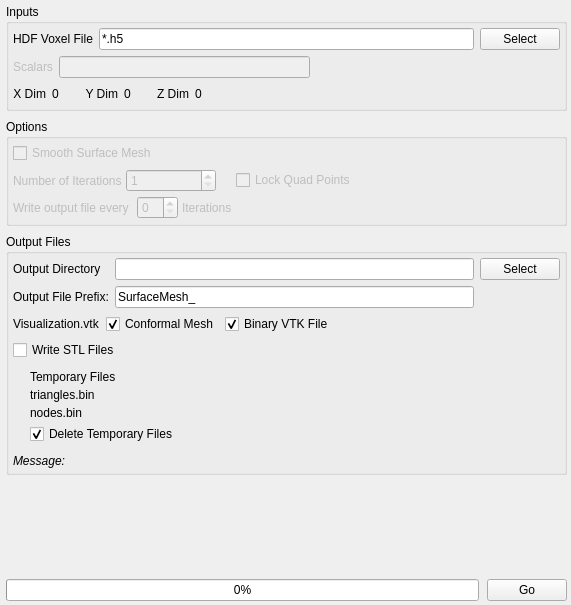
<?xml version="1.0" encoding="UTF-8"?>
<ui version="4.0">
 <class>SurfaceMeshWidget</class>
 <widget class="QWidget" name="SurfaceMeshWidget">
  <property name="geometry">
   <rect>
    <x>0</x>
    <y>0</y>
    <width>571</width>
    <height>605</height>
   </rect>
  </property>
  <property name="windowTitle">
   <string>Form</string>
  </property>
  <layout class="QVBoxLayout" name="verticalLayout">
   <property name="spacing">
    <number>8</number>
   </property>
   <property name="leftMargin">
    <number>6</number>
   </property>
   <property name="topMargin">
    <number>4</number>
   </property>
   <property name="rightMargin">
    <number>4</number>
   </property>
   <property name="bottomMargin">
    <number>4</number>
   </property>
   <item>
    <widget class="QGroupBox" name="groupBox">
     <property name="title">
      <string>Inputs</string>
     </property>
     <layout class="QVBoxLayout" name="verticalLayout_2">
      <property name="margin">
       <number>4</number>
      </property>
      <item>
       <layout class="QGridLayout" name="gridLayout_9">
        <property name="spacing">
         <number>6</number>
        </property>
        <item row="0" column="0">
         <widget class="QLabel" name="label_24">
          <property name="text">
           <string>HDF Voxel File</string>
          </property>
         </widget>
        </item>
        <item row="0" column="1">
         <widget class="QFSDropLineEdit" name="m_InputFile">
          <property name="text">
           <string>*.h5</string>
          </property>
         </widget>
        </item>
        <item row="0" column="2">
         <widget class="QPushButton" name="m_InputFileBtn">
          <property name="text">
           <string>Select</string>
          </property>
         </widget>
        </item>
       </layout>
      </item>
      <item>
       <layout class="QHBoxLayout" name="horizontalLayout_2">
        <item>
         <widget class="QLabel" name="label_2">
          <property name="enabled">
           <bool>false</bool>
          </property>
          <property name="text">
           <string>Scalars</string>
          </property>
         </widget>
        </item>
        <item>
         <widget class="QLineEdit" name="m_ScalarsName">
          <property name="enabled">
           <bool>false</bool>
          </property>
         </widget>
        </item>
        <item>
         <spacer name="horizontalSpacer_4">
          <property name="orientation">
           <enum>Qt::Horizontal</enum>
          </property>
          <property name="sizeType">
           <enum>QSizePolicy::Expanding</enum>
          </property>
          <property name="sizeHint" stdset="0">
           <size>
            <width>20</width>
            <height>20</height>
           </size>
          </property>
         </spacer>
        </item>
       </layout>
      </item>
      <item>
       <layout class="QHBoxLayout" name="horizontalLayout">
        <item>
         <widget class="QLabel" name="label_3">
          <property name="text">
           <string>X Dim</string>
          </property>
          <property name="alignment">
           <set>Qt::AlignRight|Qt::AlignTrailing|Qt::AlignVCenter</set>
          </property>
         </widget>
        </item>
        <item>
         <widget class="QLabel" name="xDim">
          <property name="text">
           <string>0</string>
          </property>
         </widget>
        </item>
        <item>
         <spacer name="horizontalSpacer">
          <property name="orientation">
           <enum>Qt::Horizontal</enum>
          </property>
          <property name="sizeType">
           <enum>QSizePolicy::Fixed</enum>
          </property>
          <property name="sizeHint" stdset="0">
           <size>
            <width>20</width>
            <height>20</height>
           </size>
          </property>
         </spacer>
        </item>
        <item>
         <widget class="QLabel" name="label_6">
          <property name="text">
           <string>Y Dim</string>
          </property>
          <property name="alignment">
           <set>Qt::AlignRight|Qt::AlignTrailing|Qt::AlignVCenter</set>
          </property>
         </widget>
        </item>
        <item>
         <widget class="QLabel" name="yDim">
          <property name="text">
           <string>0</string>
          </property>
         </widget>
        </item>
        <item>
         <spacer name="horizontalSpacer_2">
          <property name="orientation">
           <enum>Qt::Horizontal</enum>
          </property>
          <property name="sizeType">
           <enum>QSizePolicy::Fixed</enum>
          </property>
          <property name="sizeHint" stdset="0">
           <size>
            <width>20</width>
            <height>20</height>
           </size>
          </property>
         </spacer>
        </item>
        <item>
         <widget class="QLabel" name="label_8">
          <property name="text">
           <string>Z Dim</string>
          </property>
          <property name="alignment">
           <set>Qt::AlignRight|Qt::AlignTrailing|Qt::AlignVCenter</set>
          </property>
         </widget>
        </item>
        <item>
         <widget class="QLabel" name="zDim">
          <property name="text">
           <string>0</string>
          </property>
         </widget>
        </item>
        <item>
         <spacer name="horizontalSpacer_6">
          <property name="orientation">
           <enum>Qt::Horizontal</enum>
          </property>
          <property name="sizeHint" stdset="0">
           <size>
            <width>40</width>
            <height>20</height>
           </size>
          </property>
         </spacer>
        </item>
       </layout>
      </item>
     </layout>
    </widget>
   </item>
   <item>
    <widget class="QGroupBox" name="groupBox_2">
     <property name="title">
      <string>Options</string>
     </property>
     <layout class="QVBoxLayout" name="verticalLayout_3">
      <property name="margin">
       <number>4</number>
      </property>
      <item>
       <widget class="QCheckBox" name="m_SmoothMesh">
        <property name="enabled">
         <bool>false</bool>
        </property>
        <property name="text">
         <string>Smooth Surface Mesh</string>
        </property>
       </widget>
      </item>
      <item>
       <layout class="QGridLayout" name="gridLayout_10">
        <property name="spacing">
         <number>4</number>
        </property>
        <item row="0" column="0">
         <layout class="QHBoxLayout" name="horizontalLayout_10">
          <property name="spacing">
           <number>4</number>
          </property>
          <item>
           <widget class="QLabel" name="label_26">
            <property name="enabled">
             <bool>false</bool>
            </property>
            <property name="text">
             <string>Number of Iterations</string>
            </property>
           </widget>
          </item>
          <item>
           <widget class="QSpinBox" name="m_SmoothIterations">
            <property name="enabled">
             <bool>false</bool>
            </property>
            <property name="minimum">
             <number>1</number>
            </property>
            <property name="maximum">
             <number>1000</number>
            </property>
           </widget>
          </item>
         </layout>
        </item>
        <item row="0" column="1">
         <spacer name="horizontalSpacer_8">
          <property name="orientation">
           <enum>Qt::Horizontal</enum>
          </property>
          <property name="sizeType">
           <enum>QSizePolicy::Fixed</enum>
          </property>
          <property name="sizeHint" stdset="0">
           <size>
            <width>12</width>
            <height>20</height>
           </size>
          </property>
         </spacer>
        </item>
        <item row="0" column="2">
         <widget class="QCheckBox" name="m_LockQuadPoints">
          <property name="enabled">
           <bool>false</bool>
          </property>
          <property name="text">
           <string>Lock Quad Points</string>
          </property>
         </widget>
        </item>
        <item row="1" column="0" colspan="2">
         <layout class="QHBoxLayout" name="horizontalLayout_7">
          <property name="spacing">
           <number>4</number>
          </property>
          <item>
           <widget class="QLabel" name="label_27">
            <property name="enabled">
             <bool>false</bool>
            </property>
            <property name="text">
             <string>Write output file every </string>
            </property>
           </widget>
          </item>
          <item>
           <widget class="QSpinBox" name="m_WriteOutputFileIncrement">
            <property name="enabled">
             <bool>false</bool>
            </property>
           </widget>
          </item>
          <item>
           <widget class="QLabel" name="label_28">
            <property name="enabled">
             <bool>false</bool>
            </property>
            <property name="text">
             <string>Iterations</string>
            </property>
           </widget>
          </item>
         </layout>
        </item>
        <item row="1" column="2" colspan="2">
         <spacer name="horizontalSpacer_9">
          <property name="orientation">
           <enum>Qt::Horizontal</enum>
          </property>
          <property name="sizeHint" stdset="0">
           <size>
            <width>148</width>
            <height>20</height>
           </size>
          </property>
         </spacer>
        </item>
        <item row="0" column="3">
         <spacer name="horizontalSpacer_11">
          <property name="orientation">
           <enum>Qt::Horizontal</enum>
          </property>
          <property name="sizeHint" stdset="0">
           <size>
            <width>40</width>
            <height>20</height>
           </size>
          </property>
         </spacer>
        </item>
       </layout>
      </item>
     </layout>
    </widget>
   </item>
   <item>
    <widget class="QGroupBox" name="groupBox_3">
     <property name="title">
      <string>Output Files</string>
     </property>
     <layout class="QVBoxLayout" name="verticalLayout_4">
      <property name="margin">
       <number>4</number>
      </property>
      <item>
       <layout class="QGridLayout" name="gridLayout_11">
        <item row="0" column="0">
         <widget class="QLabel" name="label_25">
          <property name="text">
           <string>Output Directory</string>
          </property>
         </widget>
        </item>
        <item row="0" column="1">
         <widget class="QFSDropLineEdit" name="m_OutputDir"/>
        </item>
        <item row="0" column="2">
         <widget class="QPushButton" name="m_OutputDirBtn">
          <property name="text">
           <string>Select</string>
          </property>
         </widget>
        </item>
        <item row="1" column="0">
         <widget class="QLabel" name="label">
          <property name="text">
           <string>Output File Prefix:</string>
          </property>
         </widget>
        </item>
        <item row="1" column="1">
         <widget class="QLineEdit" name="m_OutputFilePrefix">
          <property name="text">
           <string>SurfaceMesh_</string>
          </property>
         </widget>
        </item>
       </layout>
      </item>
      <item>
       <layout class="QHBoxLayout" name="horizontalLayout_3">
        <item>
         <widget class="QLabel" name="m_VisualizationVizFile">
          <property name="text">
           <string>Visualization.vtk</string>
          </property>
         </widget>
        </item>
        <item>
         <widget class="QCheckBox" name="m_ConformalMesh">
          <property name="toolTip">
           <string>A Conformal Mesh only has a single copy of each triangle. If you turn this OFF then there will be 2 copies of each triangle entry, one for each grain.</string>
          </property>
          <property name="text">
           <string>Conformal Mesh</string>
          </property>
          <property name="checked">
           <bool>true</bool>
          </property>
         </widget>
        </item>
        <item>
         <widget class="QCheckBox" name="m_BinaryVtkFiles">
          <property name="enabled">
           <bool>true</bool>
          </property>
          <property name="text">
           <string>Binary VTK File</string>
          </property>
          <property name="checked">
           <bool>true</bool>
          </property>
         </widget>
        </item>
        <item>
         <spacer name="horizontalSpacer_3">
          <property name="orientation">
           <enum>Qt::Horizontal</enum>
          </property>
          <property name="sizeHint" stdset="0">
           <size>
            <width>40</width>
            <height>20</height>
           </size>
          </property>
         </spacer>
        </item>
       </layout>
      </item>
      <item>
       <layout class="QHBoxLayout" name="horizontalLayout_4">
        <item>
         <widget class="QCheckBox" name="m_WriteSTLFiles">
          <property name="text">
           <string>Write STL Files</string>
          </property>
         </widget>
        </item>
        <item>
         <spacer name="horizontalSpacer_5">
          <property name="orientation">
           <enum>Qt::Horizontal</enum>
          </property>
          <property name="sizeType">
           <enum>QSizePolicy::Expanding</enum>
          </property>
          <property name="sizeHint" stdset="0">
           <size>
            <width>20</width>
            <height>20</height>
           </size>
          </property>
         </spacer>
        </item>
       </layout>
      </item>
      <item>
       <layout class="QFormLayout" name="formLayout_4">
        <property name="fieldGrowthPolicy">
         <enum>QFormLayout::FieldsStayAtSizeHint</enum>
        </property>
        <property name="labelAlignment">
         <set>Qt::AlignCenter</set>
        </property>
        <property name="formAlignment">
         <set>Qt::AlignLeading|Qt::AlignLeft|Qt::AlignTop</set>
        </property>
        <property name="horizontalSpacing">
         <number>6</number>
        </property>
        <property name="verticalSpacing">
         <number>4</number>
        </property>
        <property name="margin">
         <number>4</number>
        </property>
        <item row="3" column="1">
         <widget class="QLabel" name="m_NodesFileBin">
          <property name="text">
           <string>nodes.bin</string>
          </property>
         </widget>
        </item>
        <item row="2" column="1">
         <widget class="QLabel" name="m_TrianglesFileBin">
          <property name="text">
           <string>triangles.bin</string>
          </property>
         </widget>
        </item>
        <item row="2" column="0">
         <widget class="QLabel" name="m_TrianglesFileBinIcon">
          <property name="text">
           <string/>
          </property>
          <property name="pixmap">
           <pixmap resource="../../../Resources/icons/images/Icons.qrc">:/Delete-16x16.png</pixmap>
          </property>
          <property name="alignment">
           <set>Qt::AlignRight|Qt::AlignTrailing|Qt::AlignVCenter</set>
          </property>
         </widget>
        </item>
        <item row="3" column="0">
         <widget class="QLabel" name="m_NodesFileBinIcon">
          <property name="text">
           <string/>
          </property>
          <property name="pixmap">
           <pixmap resource="../../../Resources/icons/images/Icons.qrc">:/Delete-16x16.png</pixmap>
          </property>
          <property name="alignment">
           <set>Qt::AlignRight|Qt::AlignTrailing|Qt::AlignVCenter</set>
          </property>
         </widget>
        </item>
        <item row="6" column="1">
         <widget class="QCheckBox" name="m_DeleteTempFiles">
          <property name="text">
           <string>Delete Temporary Files</string>
          </property>
          <property name="checked">
           <bool>true</bool>
          </property>
         </widget>
        </item>
        <item row="1" column="1">
         <widget class="QLabel" name="label_60">
          <property name="text">
           <string>Temporary Files</string>
          </property>
         </widget>
        </item>
       </layout>
      </item>
      <item>
       <widget class="QLabel" name="messageLabel">
        <property name="font">
         <font>
          <italic>true</italic>
         </font>
        </property>
        <property name="text">
         <string>Message:</string>
        </property>
        <property name="wordWrap">
         <bool>true</bool>
        </property>
        <property name="margin">
         <number>3</number>
        </property>
       </widget>
      </item>
     </layout>
    </widget>
   </item>
   <item>
    <spacer name="verticalSpacer_3">
     <property name="orientation">
      <enum>Qt::Vertical</enum>
     </property>
     <property name="sizeHint" stdset="0">
      <size>
       <width>20</width>
       <height>169</height>
      </size>
     </property>
    </spacer>
   </item>
   <item>
    <layout class="QHBoxLayout" name="horizontalLayout_9">
     <item>
      <widget class="QProgressBar" name="m_progressBar">
       <property name="value">
        <number>0</number>
       </property>
      </widget>
     </item>
     <item>
      <widget class="QPushButton" name="m_GoBtn">
       <property name="text">
        <string>Go</string>
       </property>
      </widget>
     </item>
    </layout>
   </item>
  </layout>
 </widget>
 <customwidgets>
  <customwidget>
   <class>QFSDropLineEdit</class>
   <extends>QLineEdit</extends>
   <header location="global">QFSDropLineEdit.h</header>
  </customwidget>
 </customwidgets>
 <resources>
  <include location="../../../Resources/icons/images/Icons.qrc"/>
 </resources>
 <connections/>
</ui>
